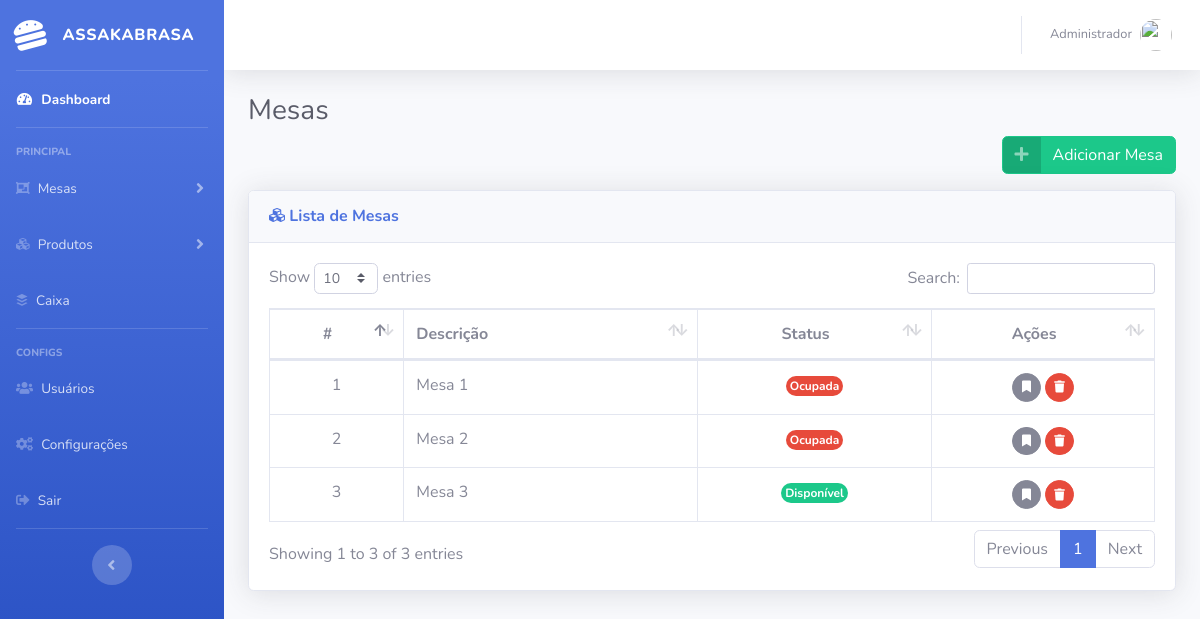
The app's page /mesas/gerenciar (signed in), older data.
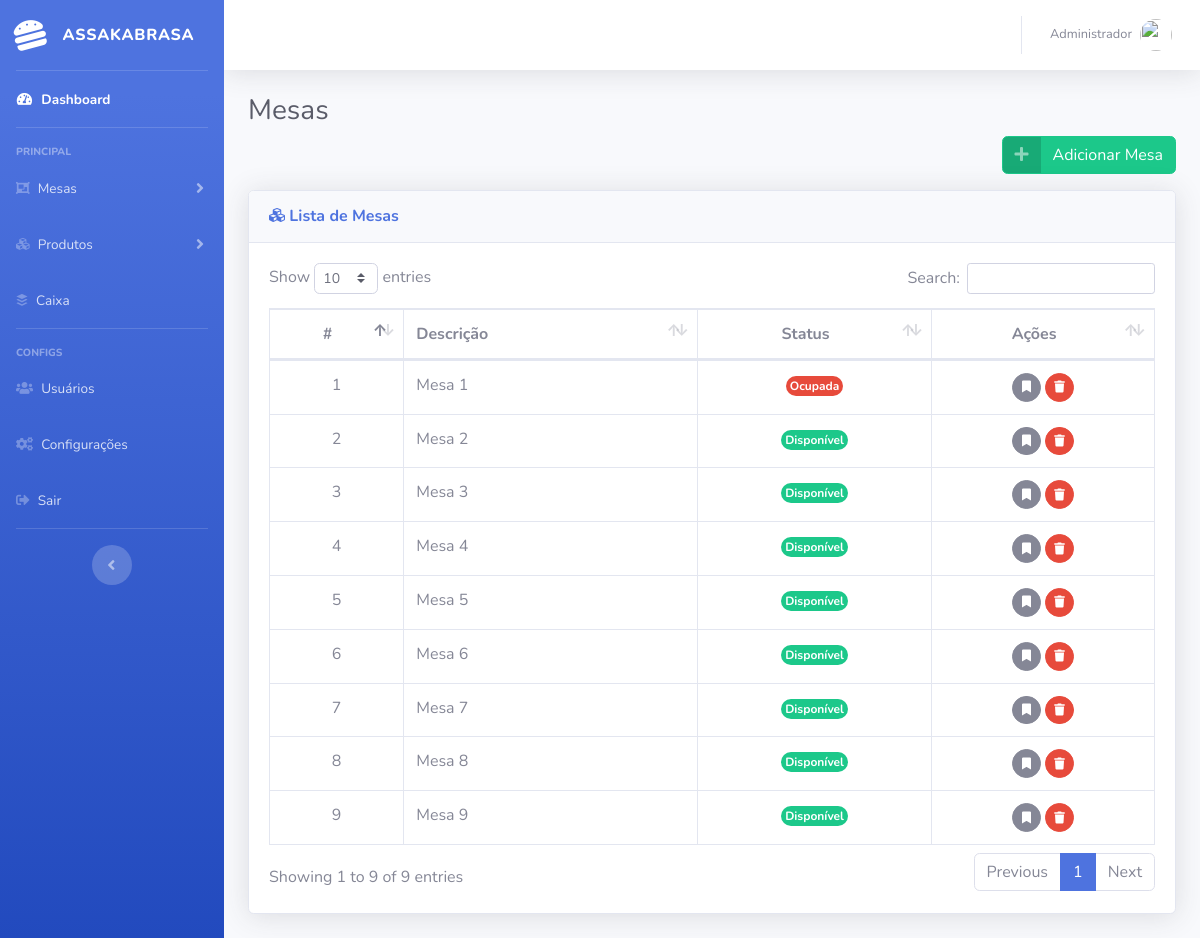
The same page, newer data.
### tables this page shows
CREATE TABLE `tb_mesas` (
  `id` int(11) NOT NULL,
  `descricao` varchar(255) NOT NULL,
  `data_registro` datetime NOT NULL,
  `id_usuario` int(11) NOT NULL,
  `status` int(1) NOT NULL
);

### app/controllers/Mesas.php (called while the page is built, shortened)
<?php
	class Mesas extends Controller {
		public function __construct(){
			$this->mesaModel = $this->model('Mesa');
		}
		public function gerenciar(){
			$mesas = $this->mesaModel->getMesas();
			$data = [
				'mesas' => $mesas
			];
			$this->view('mesas/index', $data);
		}
	}
?>

### app/libraries/Core.php (called while the page is built, shortened)
<?php
	class Core{
		protected $currentMethod = 'index';
		public function __construct(){
			$url = $this->getUrl();
			if (file_exists("../app/controllers/" . ucwords($url[0]) . ".php")) {
				unset($url[0]);
			}
			$this->currentController = new $this->currentController();
			if (isset($url[1])) {
				if (method_exists($this->currentController, $url[1])) {
					$this->currentMethod = $url[1];
					unset($url[1]);
				}
			}
			$this->params = $url ? array_values($url) : [];
			call_user_func_array([$this->currentController, $this->currentMethod], $this->params);
		}
		public function getUrl(){
			if (isset($_GET['url'])) {
				$url = rtrim($_GET['url'], "/");
				$url = filter_var($url, FILTER_SANITIZE_URL);
				$url = explode("/", $url);
				return $url;
			}
		}
	}
?>

### public/index.php (called while the page is built, shortened)
<?php
	$init = new Core;
?>

### app/libraries/Database.php (called while the page is built, shortened)
<?php
	class Database {
		private $host = DB_HOST;
		private $user = DB_USER;
		private $pass = DB_PASS;
		private $dbname = DB_NAME;
		private $dbh;
		private $stmt;
		public function __construct() {
			$dsn = 'mysql:host=' . $this->host . ';dbname=' . $this->dbname;
			$options = array(
				PDO::ATTR_PERSISTENT => true,
				PDO::ATTR_ERRMODE => PDO::ERRMODE_EXCEPTION
			);
			try{
				$this->dbh = new PDO($dsn, $this->user, $this->pass, $options);
			} catch(PDOException $e){
				$this->error = $e->errorInfo();
				echo $this->error;
			}
		}
		public function query($sql) {
			$this->stmt = $this->dbh->prepare($sql);
		}
		public function execute() {
			return $this->stmt->execute();
		}
		public function resultSet() {
			$this->execute();
			return $this->stmt->fetchAll(PDO::FETCH_OBJ);
		}
	}
?>

### app/models/Mesa.php (called while the page is built, shortened)
<?php
	class Mesa {
		private $db;
		public function __construct() {
			$this->db = new Database;
		}
		public function getMesas() {
			$this->db->query("SELECT m.* FROM tb_mesas AS m");
			if ($this->db->execute()) {
				return $this->db->resultSet();
			}else{
				return false;
			}
		}
	}
?>

### app/views/mesas/index.php (the view, shortened to what this page needs)
<?php require_once APPROOT . '/views/inc/header.php'; ?>
	<div class="row">
		<div class="col-lg-12">
			<h1 class="h3 mb-2 text-gray-800">Mesas</h1>
			<div class="row">
				<div class="col-12 text-right">
					<a href="#adicionar_mesa" data-toggle="modal" class="btn btn-success btn-icon-split">
						<span class="icon text-white-50">
							<i class="fas fa-plus"></i>
						</span>
						<span class="text">Adicionar Mesa</span>
					</a>
				</div>
			</div>
			<div class="card shadow mb-4 mt-3">
				<div class="card-header py-3">
					<h6 class="m-0 font-weight-bold text-primary"><i class="fas fa-cubes"></i> Lista de Mesas</h6>
				</div>
				<div class="card-body">
					<div class="table-responsive">
						<table class="table table-bordered" id="dataTable" width="100%" cellspacing="0">
							<thead>
								<tr>
									<th class="text-center">#</th>
									<th>Descrição</th>
									<th class="text-center">Status</th>
									<th class="text-center">Ações</th>
								</tr>
							</thead>
							<tbody>
								<?php foreach ($data['mesas'] as $key => $value): ?>
									<tr>
										<td class="text-center"><?php echo $value->id ?></td>
										<td><?php echo $value->descricao ?></td>
										<td class="text-center">
											<?php
												echo $value->status == 1 ? '<span class="badge badge-pill badge-danger p-1">Ocupada</span>' : '<span class="badge badge-pill badge-success p-1">Disponível</span>'
											?>
										</td>
										<td class="text-center">
											<a class="btn btn-secondary btn-circle btn-sm" href="#" id="<?php echo $value->id ?>" data-toggle="modal" data-placement="top" data-target="#modal_comandas" title="Comandas da Mesa">
												<i class="fas fa-bookmark"></i>
											</a>
											<a class="btn btn-danger btn-circle btn-sm" href="<?php echo URLROOT ?>/mesas/deleteMesa/<?php echo $value->id ?>" data-toggle="modal" data-placement="top" data-target="#modal_excluir" title="Excluir Mesa" text="Deseja Realmente excluir esta Mesa ?">
												<i class="fas fa-trash"></i>
											</a>
										</td>
									</tr>
								<?php endforeach ?>
							</tbody>
						</table>
					</div>
				</div>
			</div>
		</div>
	</div>
<?php require_once APPROOT . '/views/inc/footer.php'; ?>

Row changes from the older to the newer data that the page shows:
changed tb_mesas "Mesa 2": status "Ocupada" → "Disponível"
added tb_mesas: id "4", descricao "Mesa 4", status "Disponível"
added tb_mesas: id "5", descricao "Mesa 5", status "Disponível"
added tb_mesas: id "6", descricao "Mesa 6", status "Disponível"
added tb_mesas: id "7", descricao "Mesa 7", status "Disponível"
added tb_mesas: id "8", descricao "Mesa 8", status "Disponível"
added tb_mesas: id "9", descricao "Mesa 9", status "Disponível"
Text that changed along with them:
text written by a page script: "Show entries Search: Showing 1 to 3 of 3 entries Previous 1 Next" → "Show entries Search: Showing 1 to 9 of 9 entries Previous 1 Next"
